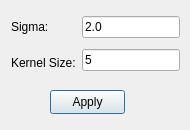
<?xml version="1.0" encoding="UTF-8"?>
<ui version="4.0">
 <class>GaussianBlurDialog</class>
 <widget class="QDialog" name="GaussianBlurDialog">
  <property name="geometry">
   <rect>
    <x>0</x>
    <y>0</y>
    <width>190</width>
    <height>130</height>
   </rect>
  </property>
  <property name="windowTitle">
   <string>Gaussian Blur</string>
  </property>
  <widget class="QPushButton" name="pushButton">
   <property name="geometry">
    <rect>
     <x>50</x>
     <y>90</y>
     <width>75</width>
     <height>24</height>
    </rect>
   </property>
   <property name="text">
    <string>Apply</string>
   </property>
  </widget>
  <widget class="QWidget" name="layoutWidget">
   <property name="geometry">
    <rect>
     <x>11</x>
     <y>11</y>
     <width>169</width>
     <height>67</height>
    </rect>
   </property>
   <layout class="QHBoxLayout" name="horizontalLayout">
    <item>
     <layout class="QVBoxLayout" name="verticalLayout">
      <item>
       <widget class="QLabel" name="label">
        <property name="text">
         <string>Sigma:</string>
        </property>
       </widget>
      </item>
      <item>
       <widget class="QLabel" name="label_2">
        <property name="text">
         <string>Kernel Size:</string>
        </property>
       </widget>
      </item>
     </layout>
    </item>
    <item>
     <layout class="QVBoxLayout" name="verticalLayout_2">
      <item>
       <widget class="QLineEdit" name="sigmaLineEdit">
        <property name="text">
         <string>2.0</string>
        </property>
       </widget>
      </item>
      <item>
       <widget class="QLineEdit" name="kernelSizeLineEdit">
        <property name="text">
         <string>5</string>
        </property>
       </widget>
      </item>
     </layout>
    </item>
   </layout>
  </widget>
 </widget>
 <resources/>
 <connections/>
</ui>
